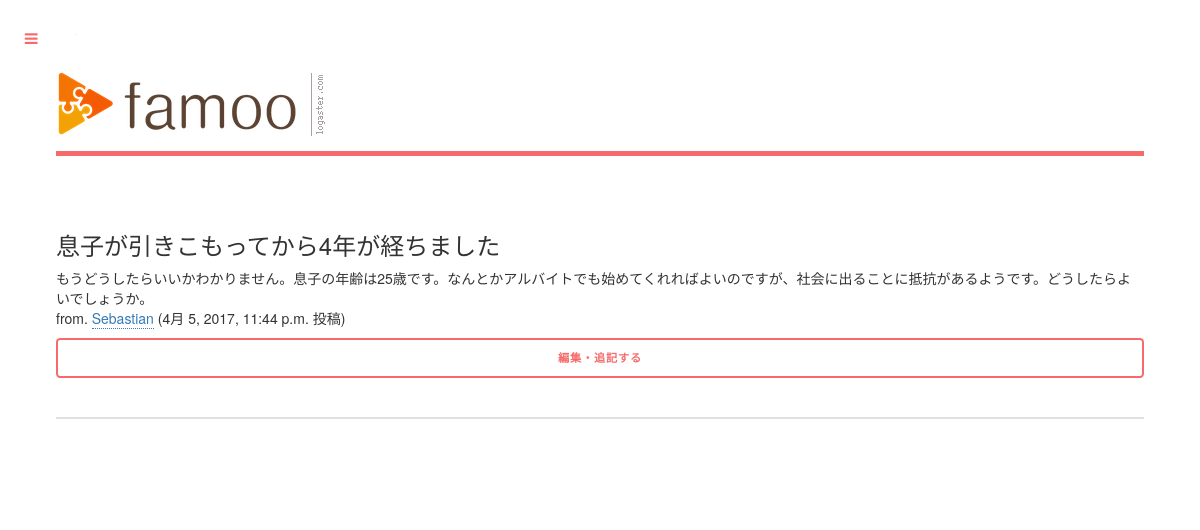
Screenshot of /counsel/4/ (signed in) with the database file from the repository.
### counsel/models.py (models this page shows, shortened)
class Post(models.Model):
    title = models.CharField(max_length=50)
    content = models.CharField(max_length=500)
    user = models.ForeignKey(FamoUser)
    updated_date = models.DateTimeField(auto_now=True)
    anonymous = models.BooleanField(default=False)
    class Meta:
        abstract = True

class Question(Post):
    hits = models.IntegerField(default=0)
    last_accessed_date = models.DateTimeField(default=datetime.now())

### accounts/models.py (models this page shows)
class FamoUser(AbstractUser):
    birth_date = models.DateField(null=True)
    registered_date = models.DateField(auto_now_add=True, null=True)
    sex = models.IntegerField(null=True)    # add a limit_choices_to
    job = models.IntegerField(null=True)    # add a limit_choices_to
    introduction = models.TextField(default='')
    follows = models.ManyToManyField('self', symmetrical=None)

### counsel/views.py (the view)
# urls.py: url(r'^(?P<article_id>\d+)/$', views.detail, name='detail'),
def detail(request, question_id):
    question = get_object_or_404(Question, id=question_id)
    if request.user != question.user:
        question.hits += 1
    else:
        question.last_accessed_date = datetime.now()
    question.save()
    context = {
                'question': question,
                'user': request.user,
                'answers': question.answer_set.all()}
    return render(request, 'counsel/detail.html', context)

### commons/templatetags/commons_extras.py (called while the page is built)
@register.filter
def get_categories(num=30):
    return Category.objects.order_by('name')[:num]

@register.inclusion_tag('commons/search_form.html')
def search_form():
    search_form = SearchForm(prefix='search')
    return {'search_form': search_form}

@register.inclusion_tag('commons/modal_libraries.html')
def modal_libraries():
    return {}

### counsel/templatetags/counsel_extras.py (called while the page is built)
@register.inclusion_tag('counsel/question_node.html')
def question_node(question, user):
    return {'question': question, 'user': user}

@register.inclusion_tag('counsel/post_question_form.html')
def post_question_form():
    return {}

@register.inclusion_tag('counsel/post_question_modal.html')
def post_question_modal(user):
    if user.username:
        return {'user': True}
    else:
        return {'user': False}

### counsel/templates/counsel/detail.html (shortened to what this page needs)
{% extends 'commons/base.html' %}
{% load static %}
{% load counsel_extras %}
{% load commons_extras %}
{% block extend_head %}
{% modal_libraries %}
{% endblock extend_head %}
{% block content %}
<section id="question">
  {% question_node question user %}
  {% ifequal question.user user %}
    <button type="button" class="button fit" data-toggle="modal" data-target="#questionModal">編集・追記する</button>
  {% endifequal %}
</section>
<section id="answers">
</section>
{% endblock content %}

### counsel/templates/counsel/question_node.html
{% load counsel_extras %}
<h3>{{ question.title }}</h3>
{{ question.content }}
  <p>
    {% if not question.anonymous %}
    from. <a href="{% url 'portfolio:user' user %}">{{ question.user.username }}</a>
    {% else %}
    from. 匿名
    {% endif %}
    ({{ question.updated_date }} 投稿)
  </p>

### commons/static/commons/assets/css/main.css (style rules this page uses)
html, body, div, span, applet, object, iframe, h1, h2, h3, h4, h5, h6, p, blockquote, pre, a, abbr, acronym, address, big, cite, code, del, dfn, em, img, ins, kbd, q, s, samp, small, strike, strong, sub, sup, tt, var, b, u, i, center, dl, dt, dd, ol, ul, li, fieldset, form, label, legend, table, caption, tbody, tfoot, thead, tr, th, td, article, aside, canvas, details, embed, figure, figcaption, footer, header, hgroup, menu, nav, output, ruby, section, summary, time, mark, audio, video { margin: 0; padding: 0; border: 0; font-size: 100%; font: inherit; vertical-align: baseline; }
article, aside, details, figcaption, figure, footer, header, hgroup, menu, nav, section { display: block; }
body { line-height: 1; }
body { -webkit-text-size-adjust: none; }
*, *:before, *:after { -moz-box-sizing: border-box; -webkit-box-sizing: border-box; box-sizing: border-box; }
body { -ms-overflow-style: scrollbar; }
body { background: #ffffff; }
body, input, select, textarea { color: #7f888f; font-family: "Open Sans", sans-serif; font-size: 13pt; font-weight: 400; line-height: 1.65; }
@media screen and (max-width: 1680px) { body, input, select, textarea { font-size: 11pt; } }
@media screen and (max-width: 1280px) { body, input, select, textarea { font-size: 10pt; } }
a { -moz-transition: color 0.2s ease-in-out, border-bottom-color 0.2s ease-in-out; -webkit-transition: color 0.2s ease-in-out, border-bottom-color 0.2s ease-in-out; -ms-transition: color 0.2s ease-in-out, border-bottom-color 0.2s ease-in-out; transition: color 0.2s ease-in-out, border-bottom-color 0.2s ease-in-out; border-bottom: dotted 1px; color: #f56a6a; text-decoration: none; }
p { margin: 0 0 2em 0; }
h1, h2, h3, h4, h5, h6 { color: #3d4449; font-family: "Roboto Slab", serif; font-weight: 700; line-height: 1.5; margin: 0 0 1em 0; }
h3 { font-size: 1.25em; }
input[type="submit"], input[type="reset"], input[type="button"], button, .button { -moz-appearance: none; -webkit-appearance: none; -ms-appearance: none; appearance: none; -moz-transition: background-color 0.2s ease-in-out, color 0.2s ease-in-out; -webkit-transition: background-color 0.2s ease-in-out, color 0.2s ease-in-out; -ms-transition: background-color 0.2s ease-in-out, color 0.2s ease-in-out; transition: background-color 0.2s ease-in-out, color 0.2s ease-in-out; background-color: transparent; border-radius: 0.375em; border: 0; box-shadow: inset 0 0 0 2px #f56a6a; color: #f56a6a !important; cursor: pointer; display: inline-block; font-family: "Roboto Slab", serif; font-size: 0.8em; font-weight: 700; height: 3.5em; letter-spacing: 0.075em; line-height: 3.5em; padding: 0 2.25em; text-align: center; text-decoration: none; text-transform: uppercase; white-space: nowrap; }
input[type="submit"].fit, input[type="reset"].fit, input[type="button"].fit, button.fit, .button.fit { display: block; margin: 0 0 1em 0; width: 100%; }
#main > .inner > section { padding: 6em 0 4em 0 ; border-top: solid 2px rgba(210, 215, 217, 0.75); }
#main > .inner > section:first-of-type { border-top: 0 !important; }
@media screen and (max-width: 1680px) { #main > .inner > section { padding: 5em 0 3em 0 ; } }
@media screen and (max-width: 1280px) { #main > .inner > section { padding: 4em 0 2em 0 ; } }

### rows the page displays
Question: title "息子が引きこもってから4年が経ちました", content "もうどうしたらいいかわかりません。息子の年齢は25歳です。なんとかアルバイトでも始めてくれればよいのですが、社会に出ることに抵抗があるようです。どうしたらよいでしょうか。", user.username "Sebastian", updated_date "4月 5, 2017, 11:44 p.m."
